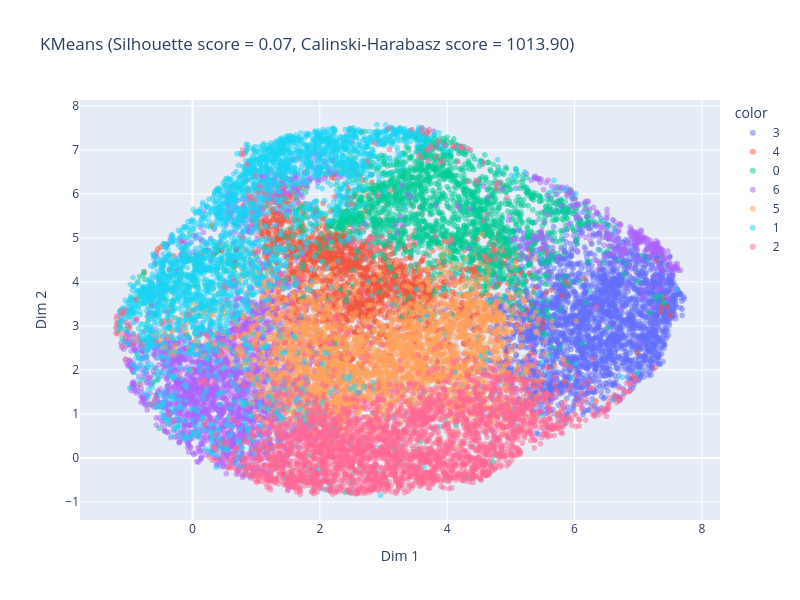
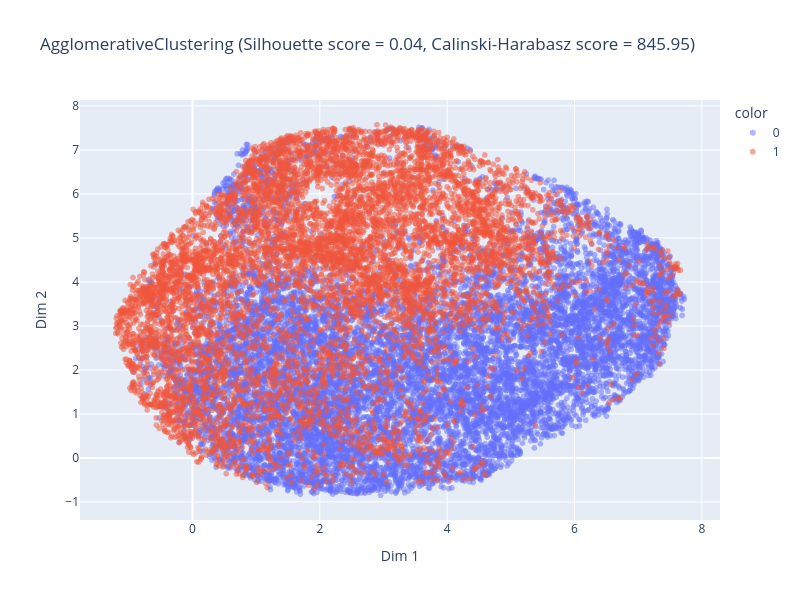

Notebook source saved alongside these figures, in order:
### Code cell
# Visualize the best clustering results
for name, (n_clusters, sil_score, cal_score) in clustering_scores.items():
    if n_clusters:
        model = KMeans(n_clusters=n_clusters, init='k-means++', max_iter=100, n_init=1)
        labels = model.fit_predict(data)
    elif name == "DBSCAN":
        model = DBSCAN()
        labels = model.fit_predict(data)
    else:
        model = globals()[name]()
        labels = model.fit_predict(data)

    labels = labels.astype(str)    
    visualize_clusters(bdd_2D_UKB, labels, f"{name} (Silhouette score = {sil_score:.2f}, Calinski-Harabasz score = {cal_score:.2f})")

### Figure 1 — Plotly figure (JSON) as saved in the notebook; plotly's stock layout.template omitted (floating-point values rounded to 4 significant figures; data arrays with more than 128 entries replaced by an {"elided": "..."} marker saying what was removed)
{"data": [{"customdata": {"elided": "3163x2 mixed values"}, "hovertemplate": "color=3<br>Dim 1=%{x}<br>Dim 2=%{y}<br>Dataset=%{customdata[0]}<br>ID=%{customdata[1]}<extra></extra>", "legendgroup": "3", "marker": {"color": "#636efa", "opacity": 0.5, "symbol": "circle"}, "mode": "markers", "name": "3", "showlegend": true, "type": "scattergl", "x": {"elided": "3163 float values"}, "xaxis": "x", "y": {"elided": "3163 float values"}, "yaxis": "y"}, {"customdata": {"elided": "2687x2 mixed values"}, "hovertemplate": "color=4<br>Dim 1=%{x}<br>Dim 2=%{y}<br>Dataset=%{customdata[0]}<br>ID=%{customdata[1]}<extra></extra>", "legendgroup": "4", "marker": {"color": "#EF553B", "opacity": 0.5, "symbol": "circle"}, "mode": "markers", "name": "4", "showlegend": true, "type": "scattergl", "x": {"elided": "2687 float values"}, "xaxis": "x", "y": {"elided": "2687 float values"}, "yaxis": "y"}, {"customdata": {"elided": "2483x2 mixed values"}, "hovertemplate": "color=0<br>Dim 1=%{x}<br>Dim 2=%{y}<br>Dataset=%{customdata[0]}<br>ID=%{customdata[1]}<extra></extra>", "legendgroup": "0", "marker": {"color": "#00cc96", "opacity": 0.5, "symbol": "circle"}, "mode": "markers", "name": "0", "showlegend": true, "type": "scattergl", "x": {"elided": "2483 float values"}, "xaxis": "x", "y": {"elided": "2483 float values"}, "yaxis": "y"}, {"customdata": {"elided": "3123x2 mixed values"}, "hovertemplate": "color=6<br>Dim 1=%{x}<br>Dim 2=%{y}<br>Dataset=%{customdata[0]}<br>ID=%{customdata[1]}<extra></extra>", "legendgroup": "6", "marker": {"color": "#ab63fa", "opacity": 0.5, "symbol": "circle"}, "mode": "markers", "name": "6", "showlegend": true, "type": "scattergl", "x": {"elided": "3123 float values"}, "xaxis": "x", "y": {"elided": "3123 float values"}, "yaxis": "y"}, {"customdata": {"elided": "3077x2 mixed values"}, "hovertemplate": "color=5<br>Dim 1=%{x}<br>Dim 2=%{y}<br>Dataset=%{customdata[0]}<br>ID=%{customdata[1]}<extra></extra>", "legendgroup": "5", "marker": {"color": "#FFA15A", "opacity": 0.5, "symbol": "circle"}, "mode": "markers", "name": "5", "showlegend": true, "type": "scattergl", "x": {"elided": "3077 float values"}, "xaxis": "x", "y": {"elided": "3077 float values"}, "yaxis": "y"}, {"customdata": {"elided": "3155x2 mixed values"}, "hovertemplate": "color=1<br>Dim 1=%{x}<br>Dim 2=%{y}<br>Dataset=%{customdata[0]}<br>ID=%{customdata[1]}<extra></extra>", "legendgroup": "1", "marker": {"color": "#19d3f3", "opacity": 0.5, "symbol": "circle"}, "mode": "markers", "name": "1", "showlegend": true, "type": "scattergl", "x": {"elided": "3155 float values"}, "xaxis": "x", "y": {"elided": "3155 float values"}, "yaxis": "y"}, {"customdata": {"elided": "3364x2 mixed values"}, "hovertemplate": "color=2<br>Dim 1=%{x}<br>Dim 2=%{y}<br>Dataset=%{customdata[0]}<br>ID=%{customdata[1]}<extra></extra>", "legendgroup": "2", "marker": {"color": "#FF6692", "opacity": 0.5, "symbol": "circle"}, "mode": "markers", "name": "2", "showlegend": true, "type": "scattergl", "x": {"elided": "3364 float values"}, "xaxis": "x", "y": {"elided": "3364 float values"}, "yaxis": "y"}], "layout": {"height": 600, "legend": {"title": {"text": "color"}, "tracegroupgap": 0}, "title": {"text": "KMeans (Silhouette score = 0.07, Calinski-Harabasz score = 1013.90)"}, "width": 800, "xaxis": {"anchor": "y", "domain": [0, 1], "title": {"text": "Dim 1"}}, "yaxis": {"anchor": "x", "domain": [0, 1], "title": {"text": "Dim 2"}}}}

### Figure 2 — Plotly figure (JSON) as saved in the notebook; plotly's stock layout.template omitted (floating-point values rounded to 4 significant figures; data arrays with more than 128 entries replaced by an {"elided": "..."} marker saying what was removed)
{"data": [{"customdata": {"elided": "12626x2 mixed values"}, "hovertemplate": "color=0<br>Dim 1=%{x}<br>Dim 2=%{y}<br>Dataset=%{customdata[0]}<br>ID=%{customdata[1]}<extra></extra>", "legendgroup": "0", "marker": {"color": "#636efa", "opacity": 0.5, "symbol": "circle"}, "mode": "markers", "name": "0", "showlegend": true, "type": "scattergl", "x": {"elided": "12626 float values"}, "xaxis": "x", "y": {"elided": "12626 float values"}, "yaxis": "y"}, {"customdata": {"elided": "8426x2 mixed values"}, "hovertemplate": "color=1<br>Dim 1=%{x}<br>Dim 2=%{y}<br>Dataset=%{customdata[0]}<br>ID=%{customdata[1]}<extra></extra>", "legendgroup": "1", "marker": {"color": "#EF553B", "opacity": 0.5, "symbol": "circle"}, "mode": "markers", "name": "1", "showlegend": true, "type": "scattergl", "x": {"elided": "8426 float values"}, "xaxis": "x", "y": {"elided": "8426 float values"}, "yaxis": "y"}], "layout": {"height": 600, "legend": {"title": {"text": "color"}, "tracegroupgap": 0}, "title": {"text": "AgglomerativeClustering (Silhouette score = 0.04, Calinski-Harabasz score = 845.95)"}, "width": 800, "xaxis": {"anchor": "y", "domain": [0, 1], "title": {"text": "Dim 1"}}, "yaxis": {"anchor": "x", "domain": [0, 1], "title": {"text": "Dim 2"}}}}
